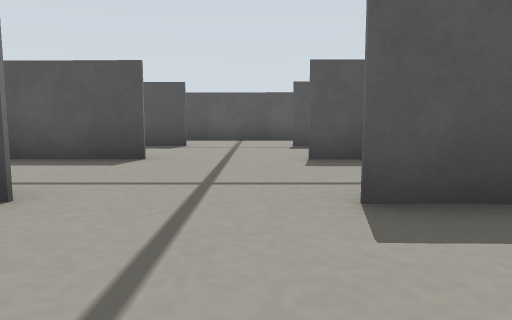
view 1 (above)

16 first-person views from a walk through a robot-simulator world made for Gazebo. The camera is 0.12 m above the floor, tilts 6° down and sees 70° across. The floor is counted in squares, 0.2 m on a side. Each view is taken from the middle of a square. On the plan, view 1 faces up. The plan holds only what a view shows up to about 10 squares ahead; the rest is blank.

view 2
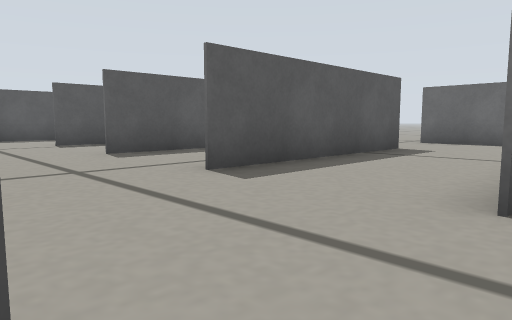

view 3
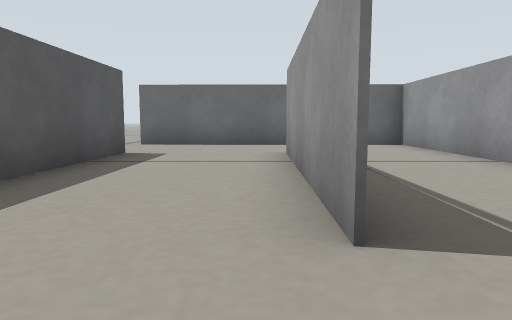

view 4
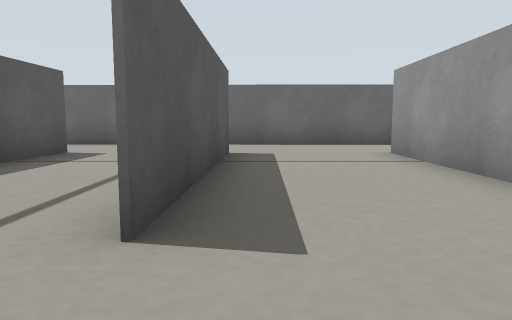

view 5
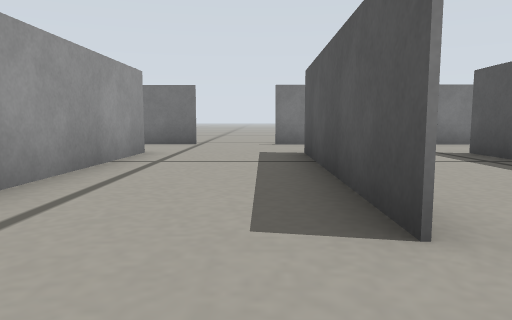

view 6
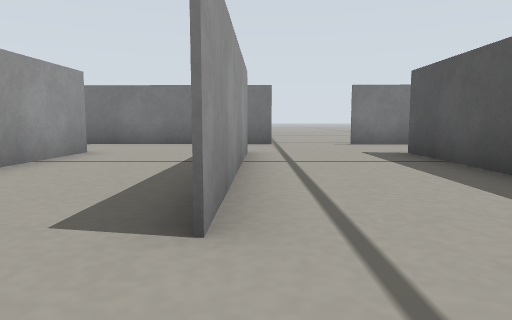

view 7
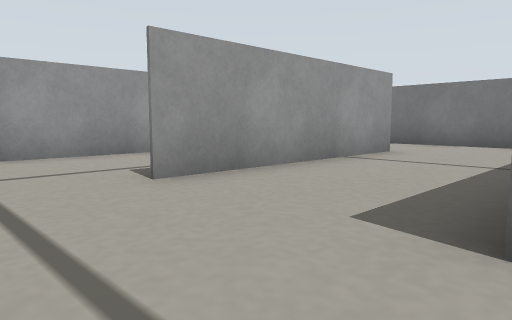

view 8
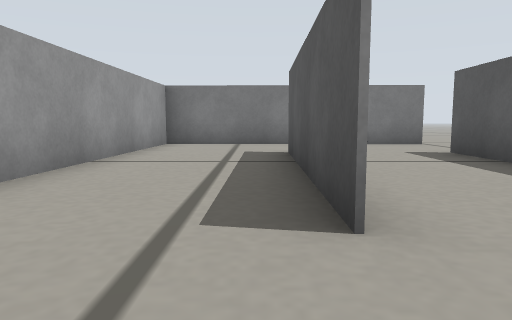

view 9
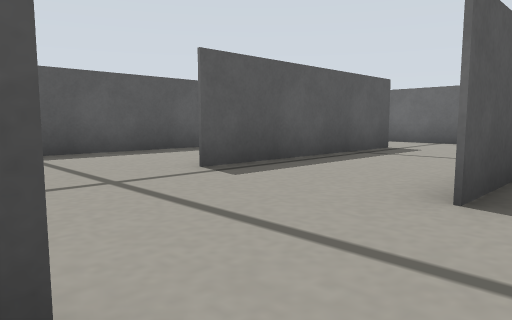

view 10
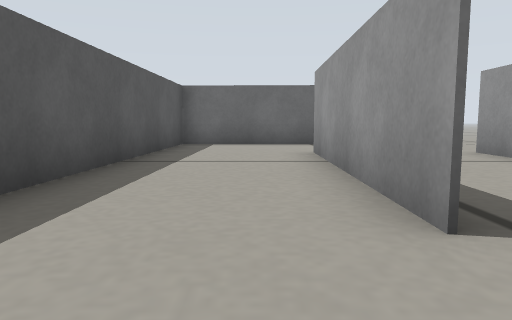

view 11
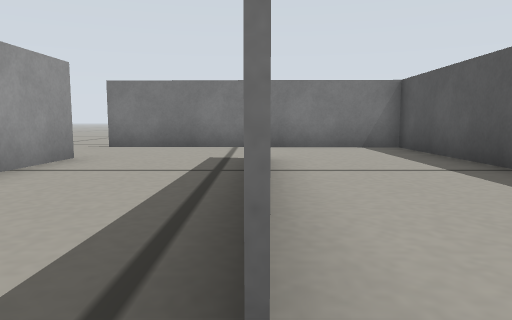

view 12
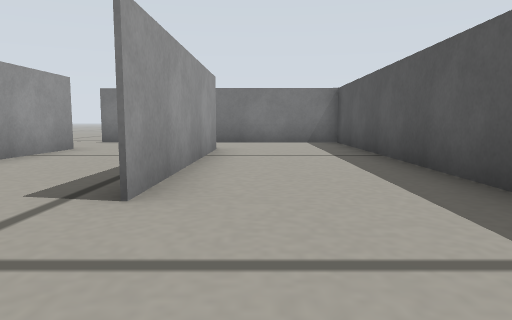

view 13
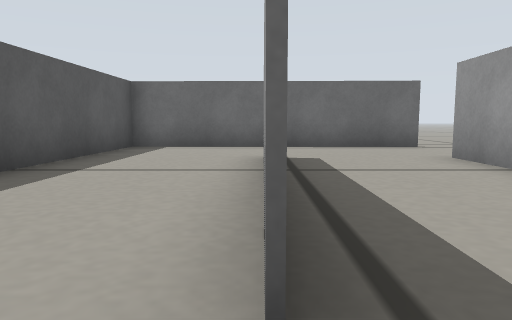

view 14
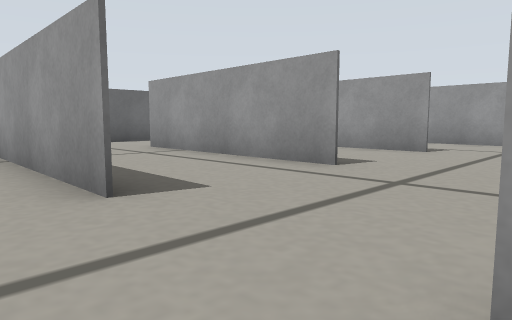

view 15
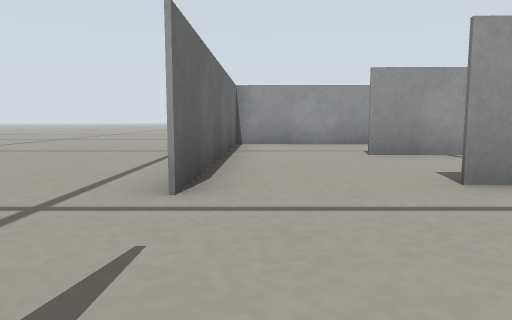

view 16
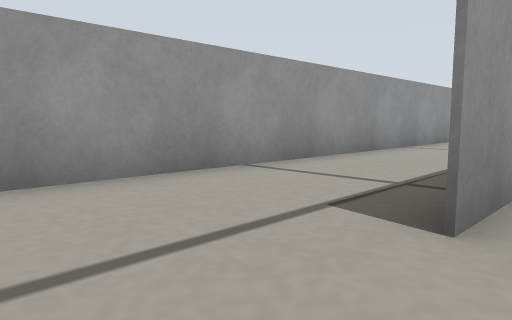

### Floor plan
Points are (right, up) in squares from view 1. A wall is a line through its corners. A room is listed if a view was taken in it or the views show most of it. See-through windows are left out.
Room 1 (views 1, 2, 3, 4, 5, 6, 7, 8, 9, 10, 11, 12, 13, 14, 15, 16)
walls: (0.7, 2.7) (6, 2.6); (0.7, 5.8) (6.1, 5.7) (0.7, 5.8); (-1.8, 5.8) (-7.1, 5.9); (0.6, -0.5) (6, -0.6); (-1.9, -0.5) (-7.1, -0.4); (0.8, 9) (6.2, 8.9); (-5.3, 2.7) (-7.2, 2.8) (-1.8, 2.7); (6, 2.5) (0.7, 2.6); (-7.1, 6) (-4.8, 5.9); (-5.7, 9.1) (-7, 9.1) (-1.7, 9) (-2.8, 9); (6.2, 8.8) (0.8, 8.9); (-2, 12.2) (-9.5, 12.3) (-9.7, 5.5); (-7.3, -0.3) (-1.9, -0.4); (8.7, 5.1) (8.8, 12) (-0.1, 12.1); (-9.7, 3.5) (-9.8, -3.4) (8.5, -3.8) (8.7, 3.1)
ways out: opening at (-10, 4.5); opening at (9, 4.5)

Positions as (right, up) in squares from view 1, and headings:
1: (0, 0), facing up
2: (-2, -1), facing up-right
3: (-1, 0), facing right
4: (-1, 2), facing right
5: (0, 5), facing left
6: (0, 3), facing left
7: (0, 3), facing down-left
8: (0, -1), facing left
9: (-2, 5), facing up-right
10: (-1, 10), facing right
11: (-1, 9), facing left
12: (1, 10), facing left
13: (0, 9), facing right
14: (-2, 7), facing down-right
15: (8, 6), facing down
16: (8, 0), facing down-left
